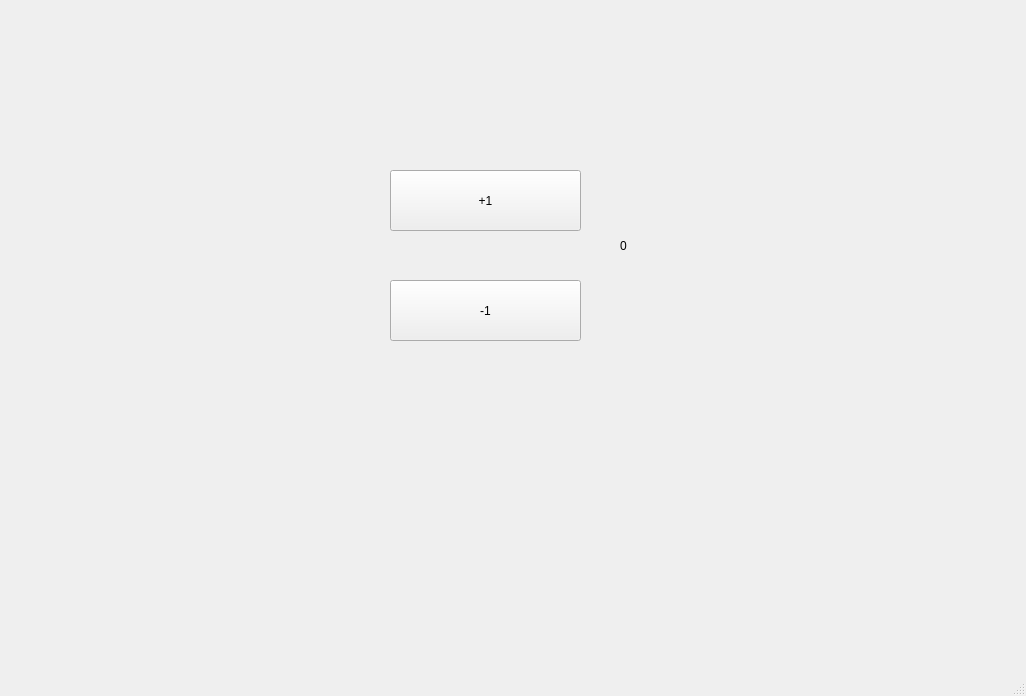
<?xml version="1.0" encoding="UTF-8"?>
<ui version="4.0">
 <class>MainWindow</class>
 <widget class="QMainWindow" name="MainWindow">
  <property name="geometry">
   <rect>
    <x>0</x>
    <y>0</y>
    <width>1026</width>
    <height>696</height>
   </rect>
  </property>
  <property name="windowTitle">
   <string>MainWindow</string>
  </property>
  <widget class="QWidget" name="centralwidget">
   <widget class="QPushButton" name="plusone">
    <property name="geometry">
     <rect>
      <x>390</x>
      <y>170</y>
      <width>191</width>
      <height>61</height>
     </rect>
    </property>
    <property name="text">
     <string>+1</string>
    </property>
   </widget>
   <widget class="QLabel" name="label">
    <property name="geometry">
     <rect>
      <x>620</x>
      <y>220</y>
      <width>261</width>
      <height>51</height>
     </rect>
    </property>
    <property name="text">
     <string>0</string>
    </property>
   </widget>
   <widget class="QPushButton" name="minusone">
    <property name="geometry">
     <rect>
      <x>390</x>
      <y>280</y>
      <width>191</width>
      <height>61</height>
     </rect>
    </property>
    <property name="text">
     <string>-1</string>
    </property>
   </widget>
  </widget>
  <widget class="QMenuBar" name="menubar">
   <property name="geometry">
    <rect>
     <x>0</x>
     <y>0</y>
     <width>1026</width>
     <height>27</height>
    </rect>
   </property>
  </widget>
  <widget class="QStatusBar" name="statusbar"/>
 </widget>
 <resources/>
 <connections/>
</ui>
